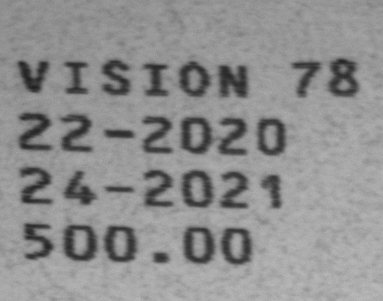
//> input picture blobSorting/E4kVKzN.png, 383 x 301 px
$ ./main   (built with g++ and OpenCV 4)
//> lines starting //> are read from the running program, lines starting //| are printed output that depends on the picture; after the words box and inside, x2 and y2 are one past the last pixel; in counts of white or black regions, pixels touching at a corner belong together
// File        :   main.cpp (Blob sorting)
// Version     :   1.0.0
// Description :   C++ program that extracts and sorts blob from left to right, trop to bottom
//                 Answer for: https://stackoverflow.com/q/63596796/12728244
// Date:       :   Mar 11, 2022
// Author      :   Ricardo Acevedo-Avila (racevedoaa@gmail.com)
// License     :   Creative Commons CC0

#include <iostream>
#include <iostream>
#include <vector>
#include <opencv2/opencv.hpp>

// Defines a resizeble image window:
void showImage( std::string imageTitle, cv::Mat inputImage ){
    cv::namedWindow(imageTitle, cv::WINDOW_NORMAL);
    cv::imshow(imageTitle, inputImage);
    cv::waitKey(0);
}

// Function to get the largest blob
cv::Mat findBiggestBlob( cv::Mat &inputImage ){

    // Deep copy of input:
    cv::Mat biggestBlob = inputImage.clone();

    int largestArea = 0;
    int largestContourIndex = 0;

    std::vector< std::vector<cv::Point> > contours;
    std::vector<cv::Vec4i> hierarchy;

    // Find the contours in the image
    cv::findContours( biggestBlob, contours, hierarchy,CV_RETR_CCOMP, CV_CHAIN_APPROX_SIMPLE );

    // Loop through the contours:
    for( int i = 0; i< (int)contours.size(); i++ ) {
        // Get contour area:
        double a = cv::contourArea( contours[i],false);
        // Keep the biggest contour/blob:
        if( a > largestArea ){
            largestArea = a;
            largestContourIndex = i;
        }
    }

    // Once you got the biggest blob, paint it black:
    cv::Mat tempMat = biggestBlob.clone();
    cv::drawContours( tempMat, contours, largestContourIndex, cv::Scalar(0),
                      CV_FILLED, 8, hierarchy );

    // Erase the smaller blobs:
    biggestBlob = biggestBlob - tempMat;

    tempMat.release();

    // Return the result:
    return biggestBlob;
}

int main()
{
    // Read the input image:
    std::string imageName = "D://opencvImages//E4kVKzN.png";
    cv::Mat testImage = cv::imread( imageName );
//> testImage is the input picture: 301 rows x 383 cols, CV_8UC3; min 32, max 187, mean 142.7

    // Compute grayscale image:
    cv::Mat grayImage;
    cv::cvtColor( testImage, grayImage, cv::COLOR_RGB2GRAY );

    // Get binary image via Otsu:
    cv::Mat binImage;
    cv::threshold( grayImage, binImage, 0, 255, cv::THRESH_OTSU );
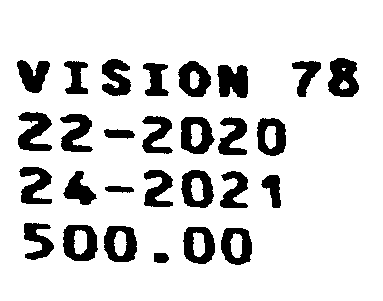
//> binImage: 301 rows x 383 cols, CV_8UC1; 84.7% white; 28 black regions, largest, box (x1, y1, x2, y2) and area: (328, 58, 359, 97) 884, (217, 65, 248, 98) 821, (18, 112, 52, 151) 820

    // Invert image:
    binImage = 255 - binImage;

    // Create a deep copy of the binary mask:
    cv::Mat rowMask = binImage.clone();

    // Morpholofy - horizontal dilation + erosion:
    int horizontalSize = 100; // a very big horizontal structuring element
    cv::Mat SE = cv::getStructuringElement( cv::MORPH_RECT, cv::Size(horizontalSize,1) );
    cv::morphologyEx( rowMask, rowMask, cv::MORPH_DILATE, SE, cv::Point(-1,-1), 2 );
//> rowMask: 301 rows x 383 cols, CV_8UC1; 50.4% white; 3 black regions, box (x1, y1, x2, y2) and area: (0, 152, 383, 301) 27902, (0, 0, 383, 61) 22501, (0, 94, 383, 123) 6733
    cv::morphologyEx( rowMask, rowMask, cv::MORPH_ERODE, SE, cv::Point(-1,-1), 1 );
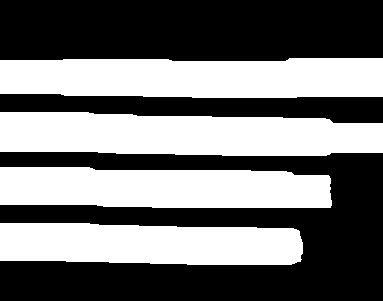
//> rowMask: 301 rows x 383 cols, CV_8UC1; 45.4% white; 4 white regions, box (x1, y1, x2, y2) and area: (0, 112, 383, 156) 14467, (0, 58, 383, 98) 14189, (0, 167, 332, 208) 12262, (0, 223, 303, 265) 11379

    // Label the row mask:
    int rowCount = 0; //This will count our rows

    // Loop through the mask:
    for( int y = 0; y < rowMask.rows; y++ ){
        for( int x = 0; x < rowMask.cols; x++ ){
            // Get the current pixel:
            uchar currentPixel = rowMask.at<uchar>( y, x );
            // If the pixel is white, this is an unlabeled blob:
            if ( currentPixel == 255 ) {
                // Create new label (different from zero):
                rowCount++;
                // Flood fill on this point:
                cv::floodFill( rowMask, cv::Point( x, y ), rowCount, (cv::Rect*)0, cv::Scalar(), 0 );
            }
        }
    }
//> this loop made 301 passes
//> rowCount on passes 1 to 3: 0, 0, 0
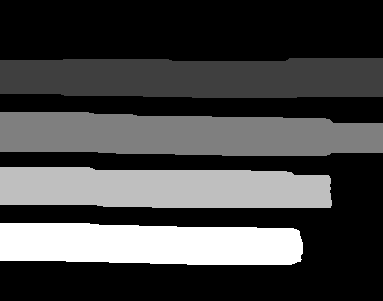
//> rowMask: 301 rows x 383 cols, CV_8UC1; min 0, max 4, mean 1.09; drawn with min black and max white
//> after the loop, rowCount = 4

    // Create rows image:
    cv::Mat rowTable = cv::Mat::zeros( cv::Size(binImage.cols, rowCount), CV_8UC1 );
    // Just for convenience:
    rowTable = 255 - rowTable;

    // Prepare a couple of dictionaries for data storing:
    std::map< int, cv::Point > blobMap; // holds label, gives centroid
    std::map< int, cv::Rect > boundingBoxMap; // holds label, gives bounding box

    // Extract each individual blob:
    cv::Mat bobFilterInput = binImage.clone();

    // The new blob label:
    int blobLabel = 0;

    // Some control variables:
    bool extractBlobs = true; //Controls loop
    int currentBlob = 0; //Counter of blobs

    // Run process while there are blobs in the image:
    while ( extractBlobs ){

        // Get the biggest blob:
        cv::Mat biggestBlob = findBiggestBlob( bobFilterInput );

        // Compute the centroid/center of mass:
        cv::Moments momentStructure = cv::moments( biggestBlob, true );
        float cx = momentStructure.m10 / momentStructure.m00;
        float cy = momentStructure.m01 / momentStructure.m00;

        // Centroid point:
        cv::Point blobCentroid;
        blobCentroid.x = cx;
        blobCentroid.y = cy;

        // Get the blob's bounding rectangle:
        cv::Rect cropBox = cv::boundingRect(biggestBlob);

        // Label blob:
        blobLabel++;
        blobMap.emplace( blobLabel, blobCentroid );
        boundingBoxMap.emplace( blobLabel, cropBox );

        // Get the row for this centroid
        int blobRow = rowMask.at<uchar>( cy, cx );
        blobRow--;

        // Place centroid on rowed image:
        rowTable.at<uchar>( blobRow, cx ) = blobLabel;

        // Resume blob flow control:
        cv::Mat blobDifference = bobFilterInput - biggestBlob;
        // How many pixels are left on the new mask?
        int pixelsLeft = cv::countNonZero( blobDifference );
        bobFilterInput = blobDifference;

        // Done extracting blobs?
        if ( pixelsLeft <= 0 ){
            extractBlobs = false;
        }

        // Increment blob counter:
        currentBlob++;

    }
//> this loop made 28 passes
//> (cx, cy, cropBox, blobRow, pixelsLeft) on passes 1 to 12: (79.49, 242.5, Rect(63, 225, 35, 36), 3, 16871), (195.7, 134.7, Rect(181, 117, 34, 37), 1, 16062), (120.1, 243.4, Rect(104, 226, 33, 36), 3, 15287), (196.8, 188.5, Rect(181, 170, 33, 38), 2, 14518), (198.4, 244.7, Rect(183, 227, 32, 37), 3, 13775), (236.2, 245.5, Rect(221, 228, 31, 37), 3, 13049), (342.8, 77.38, Rect(328, 58, 31, 39), 0, 12165), (271.2, 136.1, Rect(257, 118, 29, 38), 1, 11444), (193.7, 78.83, Rect(178, 61, 33, 36), 0, 10693), (232.7, 80.66, Rect(217, 65, 31, 33), 0, 9872), (33.92, 131.3, Rect(18, 112, 34, 39), 1, 9052), (75.76, 132.7, Rect(60, 114, 33, 38), 1, 8309)
//> (cx, cy, cropBox, blobRow, pixelsLeft) on pass 28: (160.5, 257.4, Rect(154, 253, 15, 10), 3, 0)
//> pass 1, in findBiggestBlob, `biggestBlob = biggestBlob - tempMat;`:
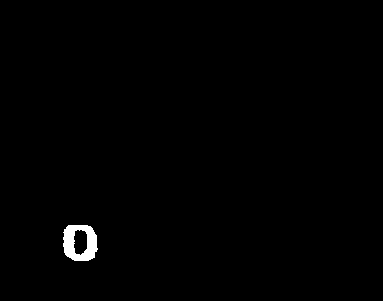
//> biggestBlob: 301 rows x 383 cols, CV_8UC1; 0.7% white; 1 white region, box (x1, y1, x2, y2) and area: (63, 225, 98, 261) 810
//> pass 1, `cv::Mat blobDifference = bobFilterInput - biggestBlob;`:
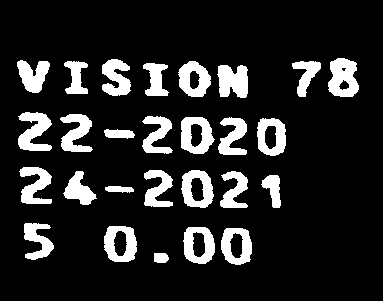
//> blobDifference: 301 rows x 383 cols, CV_8UC1; 14.6% white; 27 white regions, largest, box (x1, y1, x2, y2) and area: (328, 58, 359, 97) 884, (217, 65, 248, 98) 821, (18, 112, 52, 151) 820
//> pass 2, in findBiggestBlob (call 2), `biggestBlob = biggestBlob - tempMat;`:
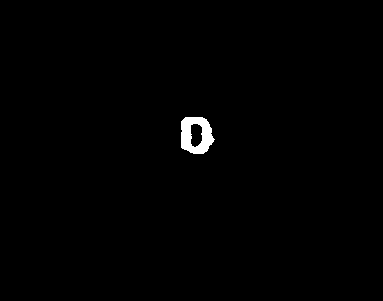
//> biggestBlob: 301 rows x 383 cols, CV_8UC1; 0.7% white; 1 white region, box (x1, y1, x2, y2) and area: (181, 117, 215, 154) 809
//> after the loop: bobFilterInput: 301 rows x 383 cols, CV_8UC1; every value is 0
//> after the loop, blobLabel = 28; currentBlob = 28

    // Got order of blobs, now numerate them:
    int blobCounter = 1; //The ORDERED label, starting at 1
    for( int y = 0; y < rowTable.rows; y++ ){
        for( int x = 0; x < rowTable.cols; x++ ){

            //Get current label:
            uchar currentLabel = rowTable.at<uchar>( y, x );
            //Is it a valid label?

            if ( currentLabel != 255 ){
                //Get the bounding box for this label:
                cv::Rect currentBoundingBox = boundingBoxMap[ currentLabel ];
                cv::rectangle( testImage, currentBoundingBox, cv::Scalar(0,255,0), 2, 8, 0 );
                //The blob counter to string:
                std::string counterString = std::to_string( blobCounter );
                cv::putText( testImage, counterString, cv::Point( currentBoundingBox.x, currentBoundingBox.y-1 ),
                             cv::FONT_HERSHEY_SIMPLEX, 0.7, cv::Scalar(255,0,0), 1, cv::LINE_8, false );
                blobCounter++; //Increment the blob/label
                //Show image:
                showImage("Ordered Blobs", testImage);
            }

        }

    }
//> this loop made 4 passes
//> blobCounter on passes 1 to 4: 9, 16, 23, 29
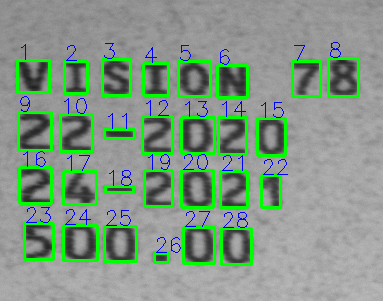
//> testImage: 301 rows x 383 cols, CV_8UC3; 9.94% of pixels changed, all inside (x1, y1, x2, y2) = (16, 42, 360, 266)
//> after the loop, blobCounter = 29


}
